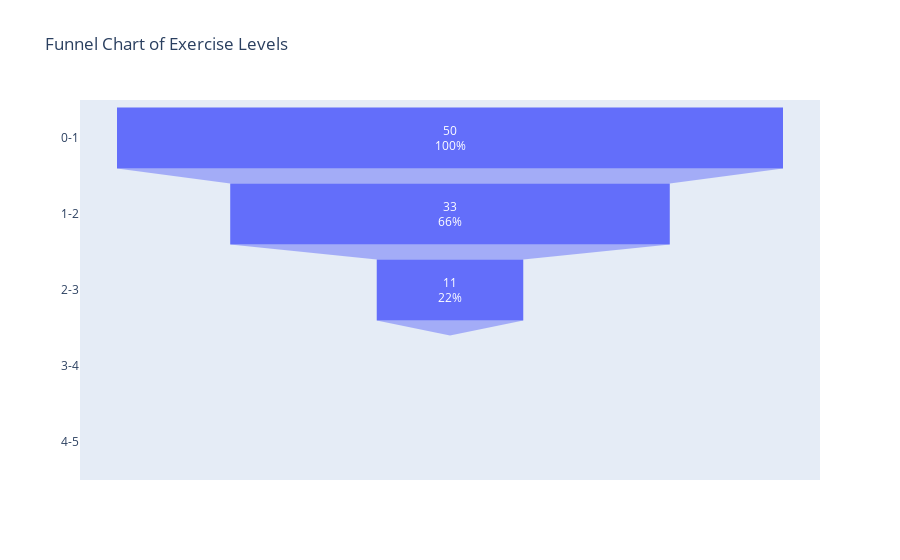

Here is the notebook cell this chart was saved with:
### Code cell
# 8. funnel chart

# Create bins for exercise levels
exercise_bins = pd.cut(food['exercise'].dropna(), bins=[0, 1, 2, 3, 4, 5], labels=['0-1', '1-2', '2-3', '3-4', '4-5'])

# Count the number of entries in each bin
exercise_counts = exercise_bins.value_counts().sort_index()

# Create the funnel chart
fig = go.Figure(go.Funnel(
    y = exercise_counts.index.astype(str),
    x = exercise_counts.values,
    textinfo = "value+percent initial"))

fig.update_layout(
    title='Funnel Chart of Exercise Levels'
)

fig.show()

### Figure 1 — Plotly figure (JSON) as saved in the notebook; plotly's stock layout.template omitted (floating-point values rounded to 4 significant figures)
{"data": [{"textinfo": "value+percent initial", "type": "funnel", "x": [50, 33, 11, 0, 0], "y": ["0-1", "1-2", "2-3", "3-4", "4-5"]}], "layout": {"autosize": true, "title": {"text": "Funnel Chart of Exercise Levels"}, "xaxis": {"autorange": true, "range": [-27.78, 27.78], "type": "linear"}, "yaxis": {"autorange": true, "range": [4.5, -0.5], "type": "category"}}}
